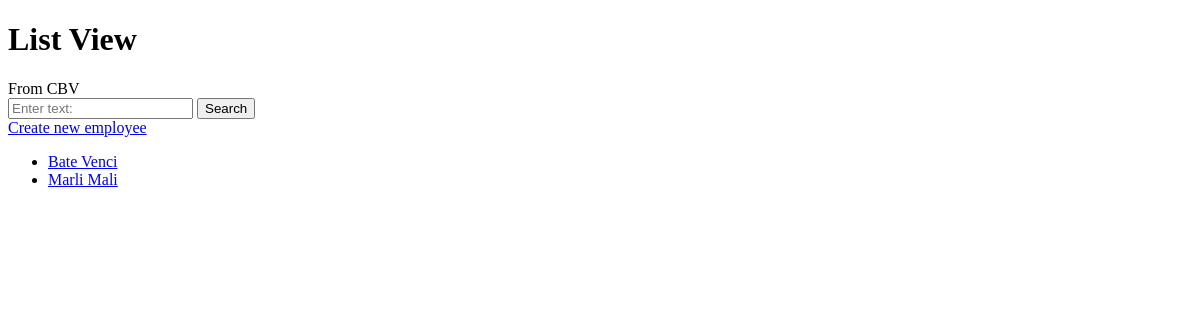
Before: / with the older database file.
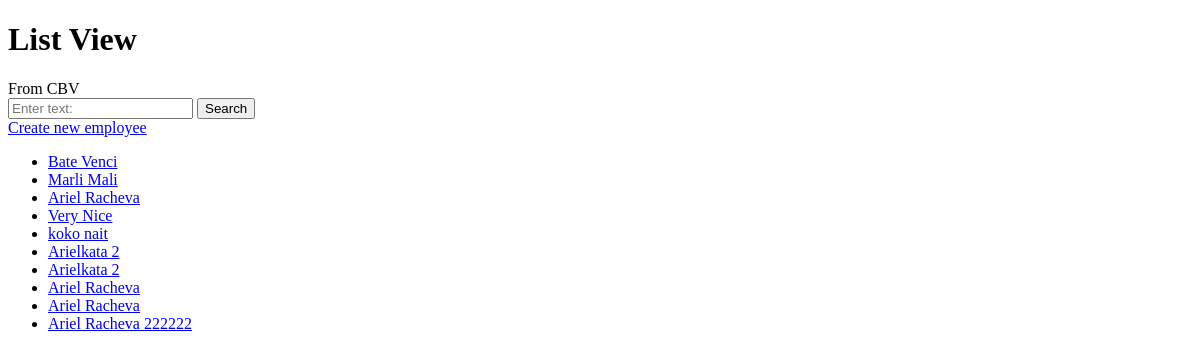
After: the same page with the newer database file.
### Class_Based_Views/web/models.py (models this page shows)
class Employee(models.Model):
    first_name = models.CharField(
        max_length=30
    )
    last_name = models.CharField(
        max_length=30
    )
    seniority_level = models.CharField(
        max_length=30,
        choices=(
            ('Junior', 'Junior'),
            ('Regular', 'Regular'),
            ('Senior', 'Senior')
        )
    )
    @property
    def full_name(self):
        return f"{self.first_name} {self.last_name}"

### Class_Based_Views/web/views.py (the view)
# urls.py: path('',IndexViewWithListView.as_view(),name='index'),
class IndexViewWithListView(ListView):
    context_object_name = 'employees' # rename 'object_list' in templates
    model = Employee
    template_name = 'index.html'
    extra_context = {'title': 'List View'}
    def get(self,*args,**kwargs):
        return super().get(*args,**kwargs) #  TODO
    def get_queryset(self):
        queryset = super().get_queryset()
        pattern = self.__get_pattern()
        if pattern:
            queryset = queryset.filter(first_name__icontains=pattern.lower())
        return queryset
    def __get_pattern(self):
        return self.request.GET.get('pattern',None)

### templates/index.html (shortened to what this page needs)
<!DOCTYPE html>
<html lang="en">
<head>
</head>
<body>
    <h1>{{ title }}</h1>
    From CBV
    <form method="get" action="{% url 'index' %}">
        <label>
         <input name="pattern" placeholder="Enter text:"/>
        </label>
        <button>
            Search
        </button>
    </form>
    <a href="{% url 'employee create' %}">Create new employee</a>
    <ul>
        {% for em in employees %}
            <li>
             <a href="{% url 'employee details' pk=em.pk %}">
                {{ em.full_name }}
             </a>
            </li>
        {% endfor %}
    </ul>
</body>
</html>

Changed rows visible on the page:
added Employee: full_name "Ariel Racheva"
added Employee: full_name "Very Nice"
added Employee: full_name "koko nait"
added Employee: full_name "Arielkata 2"
added Employee: full_name "Arielkata 2"
added Employee: full_name "Ariel Racheva"
added Employee: full_name "Ariel Racheva"
added Employee: full_name "Ariel Racheva 222222"
